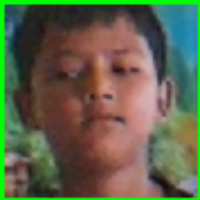
#> input picture Face_Recognition_System/dataset/Abdulla_Al_Mahadir_230475/Abdulla_Al_Mahadir_230475_001.png, 200 x 200 px, given in place of 1 ! videoconvert ! appsink, which was not available
$ python capture_faces_gui.py
#> lines starting #> are read from the running program, lines starting #| are printed output that depends on the picture; after the words box and inside, x2 and y2 are one past the last pixel; in counts of white or black regions, pixels touching at a corner belong together; pictures that were not available may be replaced by others from this repository, and a replacement may not be noted
# capture_faces_gui.py
import cv2, os, time

person_name = "tasin"  # change if needed
out_dir = os.path.join("dataset", person_name)
os.makedirs(out_dir, exist_ok=True)

CASCADE_PATH = os.path.join(os.path.dirname(__file__), "cascades",
                            "haarcascade_frontalface_default.xml")
face_cascade = cv2.CascadeClassifier(CASCADE_PATH)
assert not face_cascade.empty(), f"Failed to load cascade at {CASCADE_PATH}"

# Camera via GStreamer (libcamera). We request RGB and convert to BGR for OpenCV display/saving.
PIPELINE = ("libcamerasrc ! video/x-raw,format=RGB,width=640,height=480,framerate=30/1 ! "
            "videoconvert ! appsink")
cap = cv2.VideoCapture(PIPELINE, cv2.CAP_GSTREAMER)
assert cap.isOpened(), "Camera not available"

# ---- SETTINGS ----
TARGET = 60                 # total images to save
AUTO_MODE = True            # True: auto-save on a timer when a face is seen; False: press 's' to save
MIN_INTERVAL = 0.7          # seconds between auto-saves (slows things down)
SAVE_FULL_FRAME_TOO = False # set True to also save the full color frame for reference
# -------------------

saved = 0
last_save = 0.0

cv2.namedWindow("Face Capture", cv2.WINDOW_AUTOSIZE)
print("Controls: [q]=quit  [s]=save (manual mode)")

while saved < TARGET:
    ok, frame_rgb = cap.read()
#> frame_rgb is the input picture: shape (200, 200, 3); mean B, G, R 75, 100.1, 96
    if not ok:
        continue

    # Convert to BGR for OpenCV drawing & correct-color saving
    frame = cv2.cvtColor(frame_rgb, cv2.COLOR_RGB2BGR)

    gray = cv2.cvtColor(frame, cv2.COLOR_BGR2GRAY)
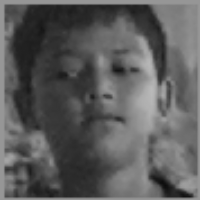
#> gray: shape (200, 200); min 12, max 186, mean 92.1
    faces = face_cascade.detectMultiScale(gray, 1.2, 5, minSize=(80,80))
#> faces = [[31, 19, 140, 140]]

    # Draw detections
    for (x,y,w,h) in faces[:1]:  # just the first face
        cv2.rectangle(frame, (x,y), (x+w,y+h), (0,255,0), 2)
#> this loop made 1 pass
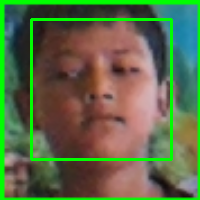
#> frame: shape (200, 200, 3); mean R, G, B 92.5, 107.3, 71.9

    # HUD text
    cv2.putText(frame, f"{person_name}  saved:{saved}/{TARGET}",
                (10,25), cv2.FONT_HERSHEY_SIMPLEX, 0.7, (30,220,30), 2)
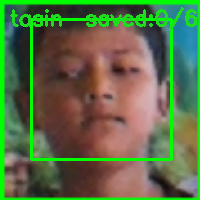
#> frame: shape (200, 200, 3); 3.09% of pixels changed, all inside (x1, y1, x2, y2) = (10, 7, 200, 32)
    mode_text = "AUTO" if AUTO_MODE else "MANUAL: press 's' to save"
    cv2.putText(frame, mode_text, (10,50),
                cv2.FONT_HERSHEY_SIMPLEX, 0.6, (255,255,255), 1)
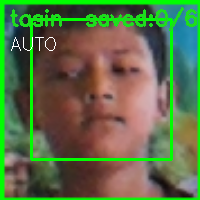
#> frame: shape (200, 200, 3); 0.29% of pixels changed, all inside (x1, y1, x2, y2) = (11, 37, 56, 51)

    # Show preview
    cv2.imshow("Face Capture", frame)

    # Save logic
    now = time.time()
    want_save = False
    if len(faces) > 0:
        if AUTO_MODE and (now - last_save) >= MIN_INTERVAL:
            want_save = True

    key = cv2.waitKey(1) & 0xFF
#> (key q is pressed here)
    if key == ord('q'):
        break
    if not AUTO_MODE and key == ord('s') and len(faces) > 0:
        want_save = True

    if want_save and saved < TARGET:
        x,y,w,h = faces[0]
        # Color face crop at 200x200
        face_color = cv2.resize(frame[y:y+h, x:x+w], (200,200))
        fname = os.path.join(out_dir, f"{person_name}_{saved:03d}.png")
        cv2.imwrite(fname, face_color)
        if SAVE_FULL_FRAME_TOO:
            full_name = os.path.join(out_dir, f"{person_name}_{saved:03d}_full.png")
            cv2.imwrite(full_name, frame)
        saved += 1
        last_save = now

cap.release()
cv2.destroyAllWindows()
print(f"Done. Saved {saved} images to {out_dir}")

$ run again, on Face_Recognition_System/dataset/Abdulla_Al_Mahadir_230475/Abdulla_Al_Mahadir_230475_007.png
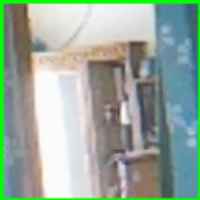
#> input picture Face_Recognition_System/dataset/Abdulla_Al_Mahadir_230475/Abdulla_Al_Mahadir_230475_007.png, 200 x 200 px, given in place of 1 ! videoconvert ! appsink, which was not available
#> frame_rgb is the input picture: shape (200, 200, 3); mean B, G, R 156.9, 169.8, 152.1
#> `gray = cv2.cvtColor(frame, cv2.COLOR_BGR2GRAY)`:
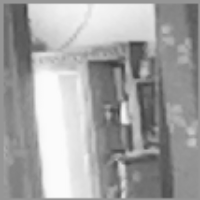
#> gray: shape (200, 200); min 58, max 251, mean 163.9
#> faces = ()
#> `cv2.putText(frame, mode_text, (10,50), cv2.FONT_HERSHEY_SIMPLEX, 0.6, ..`:
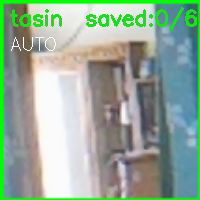
#> frame: shape (200, 200, 3); mean R, G, B 148, 171.2, 152.6
